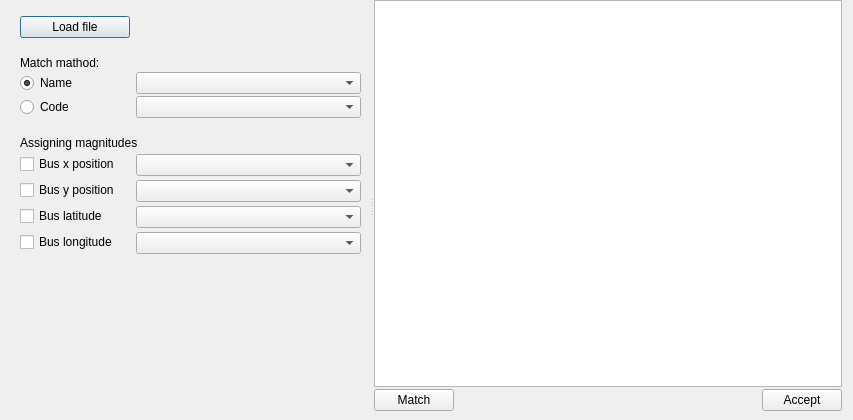
<?xml version="1.0" encoding="UTF-8"?>
<ui version="4.0">
 <class>Dialog</class>
 <widget class="QDialog" name="Dialog">
  <property name="geometry">
   <rect>
    <x>0</x>
    <y>0</y>
    <width>853</width>
    <height>420</height>
   </rect>
  </property>
  <property name="windowTitle">
   <string>Dialog</string>
  </property>
  <layout class="QVBoxLayout" name="verticalLayout">
   <property name="topMargin">
    <number>0</number>
   </property>
   <property name="bottomMargin">
    <number>9</number>
   </property>
   <item>
    <widget class="QSplitter" name="splitter">
     <property name="orientation">
      <enum>Qt::Horizontal</enum>
     </property>
     <widget class="QFrame" name="frame_4">
      <property name="frameShape">
       <enum>QFrame::NoFrame</enum>
      </property>
      <property name="frameShadow">
       <enum>QFrame::Raised</enum>
      </property>
      <layout class="QVBoxLayout" name="verticalLayout_2">
       <property name="leftMargin">
        <number>0</number>
       </property>
       <property name="topMargin">
        <number>0</number>
       </property>
       <property name="rightMargin">
        <number>0</number>
       </property>
       <property name="bottomMargin">
        <number>0</number>
       </property>
       <item>
        <widget class="QFrame" name="frame_2">
         <property name="frameShape">
          <enum>QFrame::NoFrame</enum>
         </property>
         <property name="frameShadow">
          <enum>QFrame::Raised</enum>
         </property>
         <layout class="QGridLayout" name="gridLayout_2">
          <property name="topMargin">
           <number>0</number>
          </property>
          <property name="bottomMargin">
           <number>0</number>
          </property>
          <property name="verticalSpacing">
           <number>2</number>
          </property>
          <item row="5" column="1" colspan="2">
           <widget class="QComboBox" name="nameComboBox"/>
          </item>
          <item row="15" column="0" rowspan="2">
           <widget class="QCheckBox" name="longitudeCheckBox">
            <property name="text">
             <string>Bus longitude</string>
            </property>
           </widget>
          </item>
          <item row="14" column="1" colspan="2">
           <widget class="QComboBox" name="latitudeComboBox"/>
          </item>
          <item row="2" column="0">
           <widget class="QPushButton" name="open_button">
            <property name="text">
             <string>Load file</string>
            </property>
            <property name="icon">
             <iconset resource="icons.qrc">
              <normaloff>:/Icons/icons/import_profiles.svg</normaloff>:/Icons/icons/import_profiles.svg</iconset>
            </property>
           </widget>
          </item>
          <item row="16" column="1" colspan="2">
           <widget class="QComboBox" name="longitudeComboBox"/>
          </item>
          <item row="5" column="0">
           <widget class="QRadioButton" name="nameRadioButton">
            <property name="text">
             <string>Name</string>
            </property>
            <property name="checked">
             <bool>true</bool>
            </property>
           </widget>
          </item>
          <item row="7" column="0">
           <widget class="QLabel" name="label_4">
            <property name="text">
             <string/>
            </property>
           </widget>
          </item>
          <item row="6" column="1" colspan="2">
           <widget class="QComboBox" name="codeComboBox"/>
          </item>
          <item row="11" column="0" rowspan="2">
           <widget class="QCheckBox" name="yCheckBox">
            <property name="text">
             <string>Bus y position</string>
            </property>
           </widget>
          </item>
          <item row="10" column="1" colspan="2">
           <widget class="QComboBox" name="xComboBox"/>
          </item>
          <item row="3" column="0">
           <widget class="QLabel" name="label_2">
            <property name="text">
             <string/>
            </property>
           </widget>
          </item>
          <item row="12" column="1" colspan="2">
           <widget class="QComboBox" name="yComboBox"/>
          </item>
          <item row="17" column="0" colspan="3">
           <spacer name="verticalSpacer">
            <property name="orientation">
             <enum>Qt::Vertical</enum>
            </property>
            <property name="sizeHint" stdset="0">
             <size>
              <width>20</width>
              <height>40</height>
             </size>
            </property>
           </spacer>
          </item>
          <item row="6" column="0">
           <widget class="QRadioButton" name="codeRadioButton">
            <property name="text">
             <string>Code</string>
            </property>
           </widget>
          </item>
          <item row="13" column="0" rowspan="2">
           <widget class="QCheckBox" name="latitudeCheckBox">
            <property name="text">
             <string>Bus latitude</string>
            </property>
           </widget>
          </item>
          <item row="9" column="0" rowspan="2">
           <widget class="QCheckBox" name="xCheckBox">
            <property name="text">
             <string>Bus x position</string>
            </property>
           </widget>
          </item>
          <item row="4" column="0" colspan="3">
           <widget class="QLabel" name="label_3">
            <property name="text">
             <string>Match mathod:</string>
            </property>
           </widget>
          </item>
          <item row="1" column="0">
           <widget class="QLabel" name="label">
            <property name="text">
             <string/>
            </property>
           </widget>
          </item>
          <item row="8" column="0" colspan="3">
           <widget class="QLabel" name="label_5">
            <property name="text">
             <string>Assigning magnitudes</string>
            </property>
           </widget>
          </item>
         </layout>
        </widget>
       </item>
      </layout>
     </widget>
     <widget class="QFrame" name="frame_6">
      <property name="frameShape">
       <enum>QFrame::NoFrame</enum>
      </property>
      <property name="frameShadow">
       <enum>QFrame::Raised</enum>
      </property>
      <layout class="QVBoxLayout" name="verticalLayout_3">
       <property name="spacing">
        <number>2</number>
       </property>
       <property name="leftMargin">
        <number>0</number>
       </property>
       <property name="topMargin">
        <number>0</number>
       </property>
       <property name="rightMargin">
        <number>0</number>
       </property>
       <property name="bottomMargin">
        <number>0</number>
       </property>
       <item>
        <widget class="QTableView" name="assignation_table"/>
       </item>
       <item>
        <widget class="QFrame" name="frame_9">
         <property name="frameShape">
          <enum>QFrame::NoFrame</enum>
         </property>
         <property name="frameShadow">
          <enum>QFrame::Raised</enum>
         </property>
         <layout class="QGridLayout" name="gridLayout">
          <property name="leftMargin">
           <number>0</number>
          </property>
          <property name="topMargin">
           <number>0</number>
          </property>
          <property name="rightMargin">
           <number>0</number>
          </property>
          <property name="bottomMargin">
           <number>0</number>
          </property>
          <item row="0" column="1">
           <spacer name="horizontalSpacer_3">
            <property name="orientation">
             <enum>Qt::Horizontal</enum>
            </property>
            <property name="sizeHint" stdset="0">
             <size>
              <width>40</width>
              <height>20</height>
             </size>
            </property>
           </spacer>
          </item>
          <item row="0" column="2">
           <widget class="QPushButton" name="acceptButton">
            <property name="toolTip">
             <string>Do it!</string>
            </property>
            <property name="statusTip">
             <string/>
            </property>
            <property name="text">
             <string>Accept</string>
            </property>
            <property name="icon">
             <iconset resource="icons.qrc">
              <normaloff>:/Icons/icons/gear.svg</normaloff>:/Icons/icons/gear.svg</iconset>
            </property>
           </widget>
          </item>
          <item row="0" column="0">
           <widget class="QPushButton" name="refreshButton">
            <property name="text">
             <string>Match</string>
            </property>
            <property name="icon">
             <iconset resource="icons.qrc">
              <normaloff>:/Icons/icons/transform.svg</normaloff>:/Icons/icons/transform.svg</iconset>
            </property>
           </widget>
          </item>
         </layout>
        </widget>
       </item>
      </layout>
     </widget>
    </widget>
   </item>
  </layout>
 </widget>
 <resources>
  <include location="icons.qrc"/>
 </resources>
 <connections/>
</ui>
